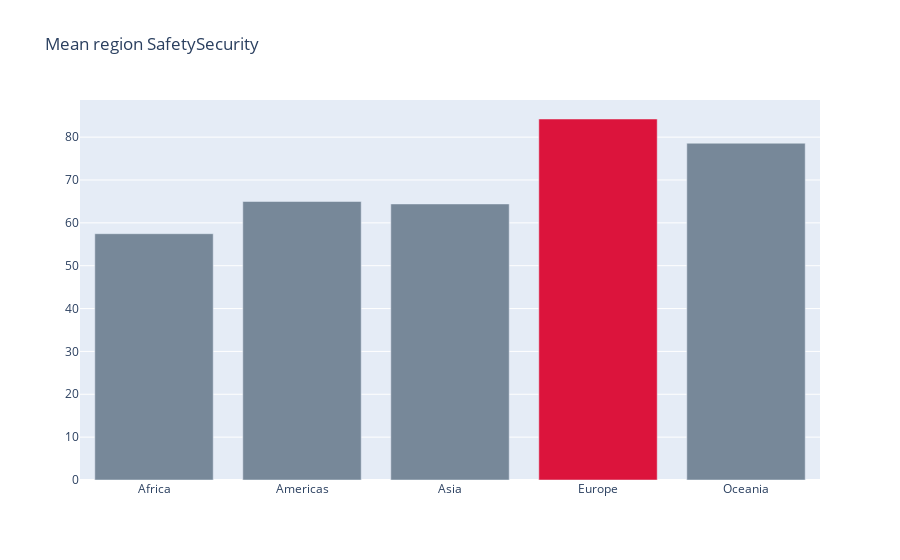

Notebook code cell kept with this figure:
### Code cell
colors = ['lightslategray',] * 5
colors[3] = 'crimson'

fig = go.Figure(data=[go.Bar(
    x = res.index.values,
    y = res['SafetySecurity']['mean'].values,
    marker_color=colors
)])
fig.update_layout(title_text='Mean region SafetySecurity')

### Figure 1 — Plotly figure (JSON) as saved in the notebook; plotly's stock layout.template omitted (floating-point values rounded to 4 significant figures)
{"data": [{"marker": {"color": ["lightslategray", "lightslategray", "lightslategray", "crimson", "lightslategray"]}, "type": "bar", "x": ["Africa", "Americas", "Asia", "Europe", "Oceania"], "y": [57.47, 64.98, 64.41, 84.23, 78.58]}], "layout": {"title": {"text": "Mean region SafetySecurity"}}}
